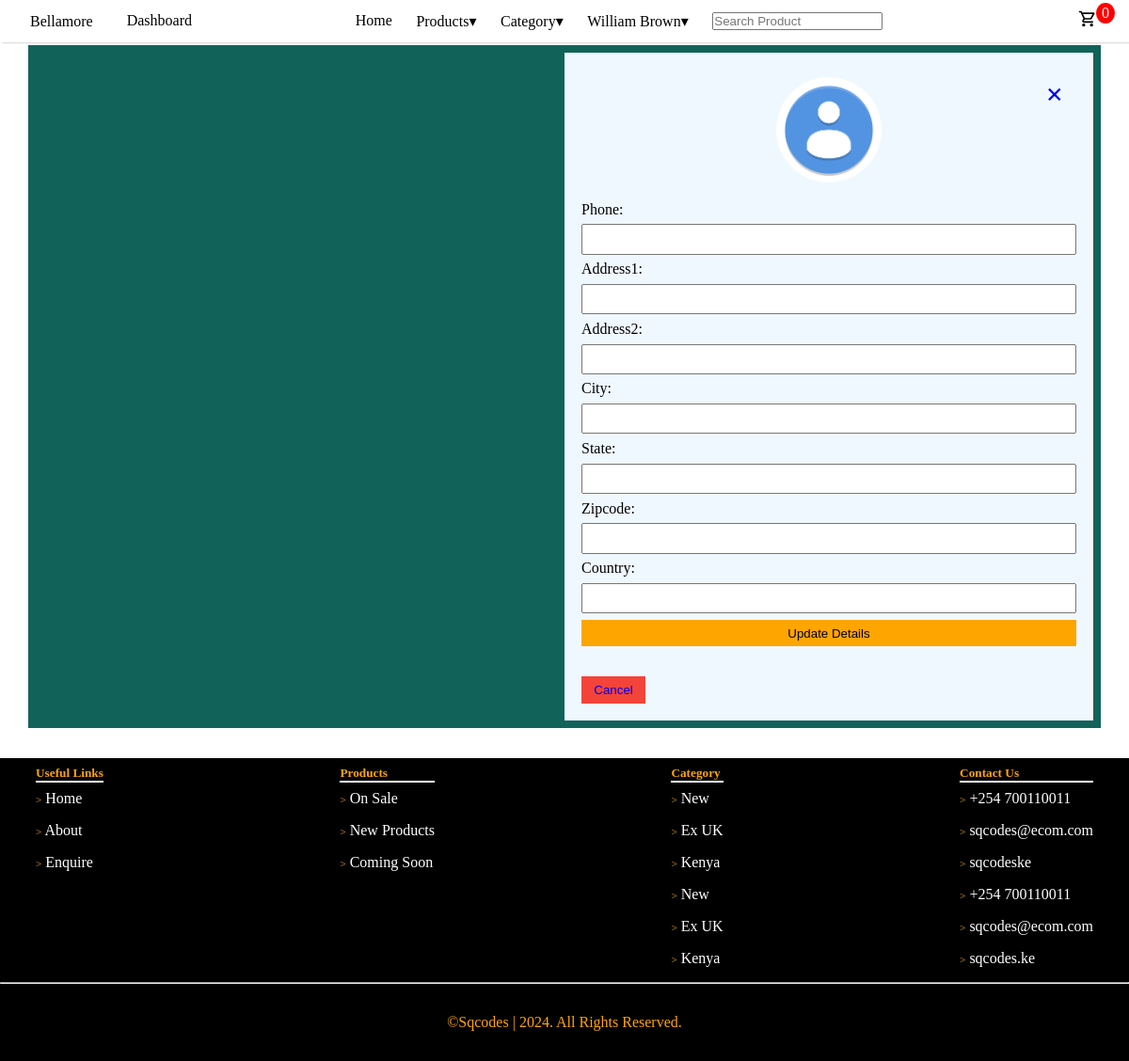
The app's page /shipping_info/ (signed in), older data.
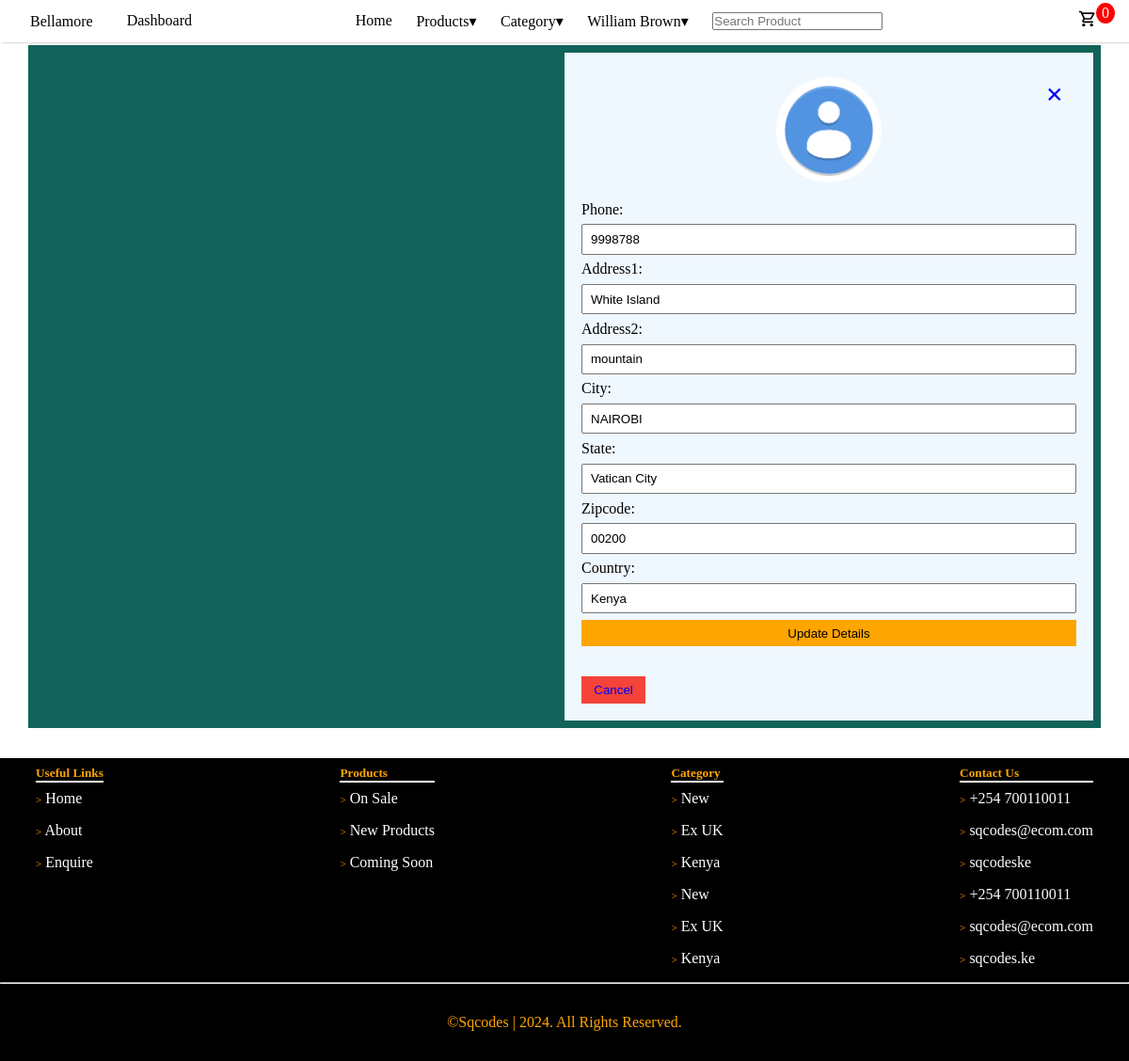
The same page, newer data.
### users/models.py (models this page shows, shortened)
class ShippingAddress(models.Model):
    user = models.ForeignKey(CustomUser, on_delete=models.CASCADE, null=True, blank=True)
    phone = models.CharField(max_length=20, blank=True)
    full_name = models.CharField(max_length=255)
    email = models.CharField(max_length=255)
    address1 = models.CharField(max_length=255)
    address2 = models.CharField(max_length=255, null=True, blank=True)
    city = models.CharField(max_length=255)
    state = models.CharField(max_length=255, null=True, blank=True)
    zipcode = models.CharField(max_length=200, blank=True)
    country = models.CharField(max_length=255)
    class Meta:
        verbose_name_plural = "Shipping Address"

### users/views.py (the view)
# urls.py: path('shipping_info/', views.shipping_info, name='shipping_info'),
def shipping_info(request):
    if request.user.is_authenticated:
        try:
            current_user = ShippingAddress.objects.get(user__id=request.user.id)
        except ShippingAddress.DoesNotExist:
            current_user = None
        if request.method == 'POST':
            form = ShippingAddressForm(request.POST, instance=current_user)
            if form.is_valid():
                shipping_address = form.save(commit=False)
                shipping_address.user = request.user
                shipping_address.save()
                messages.success(request, "Your shipping information has been updated.")
                return redirect('home')
        else:
            form = ShippingAddressForm(instance=current_user)
        return render(request, 'users/shipping_information.html', {'form': form})
    else:
        messages.error(request, "You must be logged in to update your info.")
        return redirect('login')

### users/forms.py
class ShippingAddressForm(forms.ModelForm):
    phone = forms.CharField()
    address1 = forms.CharField()
    address2 = forms.CharField()
    city = forms.CharField()
    state = forms.CharField()
    zipcode = forms.CharField()
    country = forms.CharField()
    class Meta:
        model = ShippingAddress
        fields = ["phone", "address1", "address2", "city", "state", "zipcode", "country"]

### cart/cart.py (called while the page is built)
    def __len__(self):
        return len(self.cart)

### cart/context_processors.py (called while the page is built)
def cart(request):
    return {'cart': Cart(request)}

### users/templates/users/shipping_information.html (shortened to what this page needs)
{% extends 'main/base.html' %}
{% load static %}
{% block content %}
<div class="form-container">
    <form action="{% url 'update_info' %}" method="post" class="register-form">
        <div class="img">
            <span id="close-signup-form" class="close"><a href="{% url 'home' %}">&times;</a></span>
            <img src="{% static 'images/avatar.png' %}" alt="avatar" class="avatar" width="20%">
        </div>
        <div class="login-container">
            {{ form }}
            <button type="submit">Update Details</button>
        </div>
        <div class="login-container">
            <button type="button" class="cancelbtn" id="cancel-signup-button"><a href="{% url 'home' %}">Cancel</a></button>
        </div>
    </form>
</div>
{% endblock content %}

Row changes from the older to the newer data that the page shows:
added ShippingAddress: phone "9998788", address1 "White Island", address2 "mountain", city "NAIROBI", state "Vatican City", zipcode "00200", country "Kenya"
